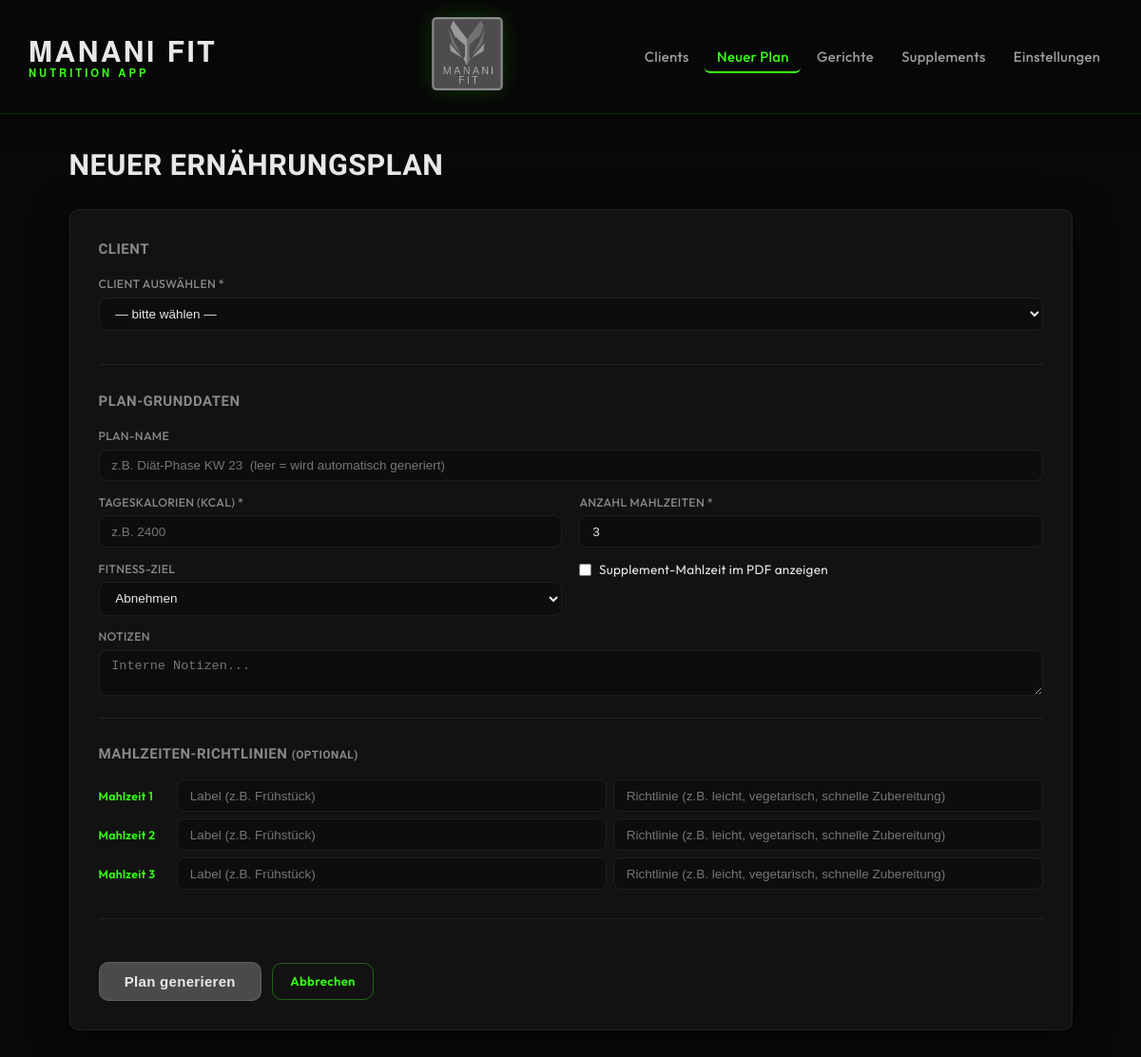
Page /plans/new?client_id=2 on the earlier database version.
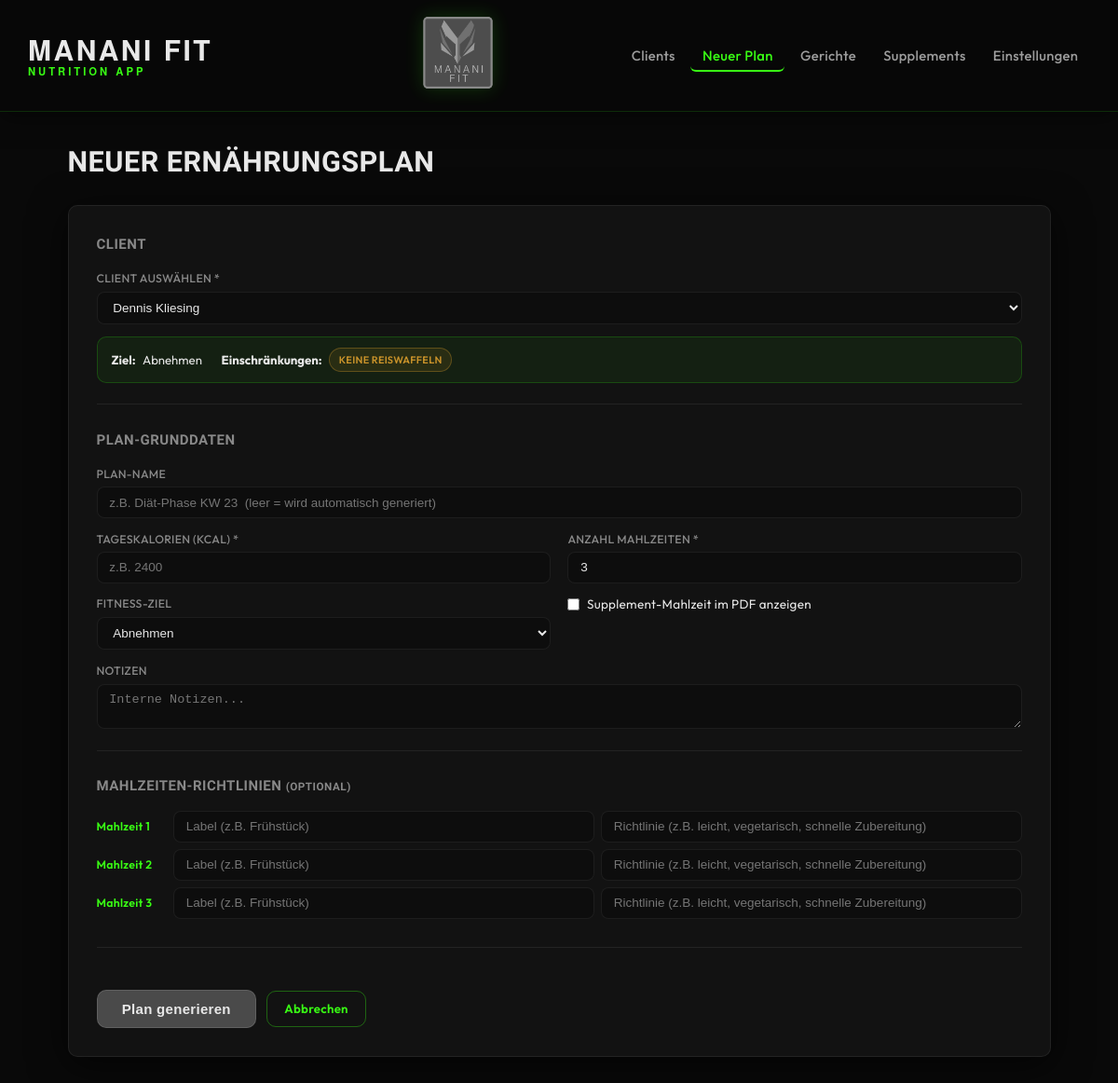
Same page on the later database version.
### models.py (models this page shows, shortened)
class Client(db.Model):
    __tablename__ = "clients"
    __allow_unmapped__ = True
    id: int = db.Column(db.Integer, primary_key=True)
    name: str = db.Column(db.String(120), nullable=False)
    email: str | None = db.Column(db.String(200))
    phone: str | None = db.Column(db.String(50))
    birthdate: date | None = db.Column(db.Date)
    gender: str | None = db.Column(db.String(20))
    weight_kg: float | None = db.Column(db.Float)
    height_cm: float | None = db.Column(db.Float)
    goal: str = db.Column(db.String(30), nullable=False, default="Halten")
    restrictions_text: str | None = db.Column(db.Text)
    restriction_tags: str = db.Column(db.Text, default="[]")
    created_at: datetime = db.Column(db.DateTime, default=datetime.utcnow)
    updated_at: datetime = db.Column(
        db.DateTime, default=datetime.utcnow, onupdate=datetime.utcnow
    )
    is_archived: bool = db.Column(db.Boolean, default=False)
    macro_overrides: str | None = db.Column(db.Text, nullable=True)
    plans = db.relationship("MealPlan", back_populates="client", lazy="dynamic")
    def get_restriction_tags(self) -> list[str]:
        return json.loads(self.restriction_tags or "[]")

### app.py (the view)
    @app.route("/plans/new", methods=["GET", "POST"])
    def plans_new():
        clients = Client.query.filter_by(is_archived=False).order_by(Client.name).all()
        selected_client = None
        client_id = request.args.get("client_id") or request.form.get("client_id")
        if client_id:
            selected_client = Client.query.get(int(client_id))
        return render_template(
            "plans/creator.html", clients=clients, selected_client=selected_client
        )

### templates/plans/creator.html (shortened to what this page needs)
{% extends "base.html" %}
{% block content %}
<div class="page-header">
  <h1>Neuer Ernährungsplan</h1>
</div>
<form method="post" action="{{ url_for('plans_generate') }}" class="form-card" id="plan-creator">
  <div class="form-section">
    <h2>Client</h2>
    <div class="form-grid">
      <div class="form-group form-group--full">
        <label for="client_id">Client auswählen *</label>
        <select id="client_id" name="client_id" required
                hx-get="{{ url_for('plans_new') }}"
                hx-target="#client-info"
                hx-include="#client_id"
                hx-trigger="change">
          <option value="">— bitte wählen —</option>
          {% for c in clients %}
            <option value="{{ c.id }}"
              data-goal="{{ c.goal }}"
              data-tags="{{ c.get_restriction_tags()|join(', ') }}"
              {% if selected_client and selected_client.id == c.id %}selected{% endif %}>
              {{ c.name }}
            </option>
          {% endfor %}
        </select>
      </div>
      <div id="client-info" class="form-group--full">
        {% if selected_client %}
          <div class="info-box">
            <strong>Ziel:</strong> {{ selected_client.goal }}&emsp;
            {% set tags = selected_client.get_restriction_tags() %}
            {% if tags %}
              <strong>Einschränkungen:</strong>
              {% for t in tags %}<span class="tag tag--restriction">{{ t }}</span>{% endfor %}
            {% endif %}
          </div>
        {% endif %}
      </div>
    </div>
  </div>
  <div class="form-section">
    <h2>Plan-Grunddaten</h2>
    <div class="form-grid">
      <div class="form-group form-group--full">
        <label for="plan_name">Plan-Name</label>
        <input type="text" id="plan_name" name="plan_name"
               placeholder="z.B. Diät-Phase KW 23  (leer = wird automatisch generiert)">
      </div>
      <div class="form-group">
        <label for="kcal_target">Tageskalorien (kcal) *</label>
        <input type="number" id="kcal_target" name="kcal_target"
               required min="800" max="6000" step="50"
               placeholder="z.B. 2400">
      </div>
      <div class="form-group">
        <label for="n_meals">Anzahl Mahlzeiten *</label>
        <input type="number" id="n_meals" name="n_meals"
               required min="1" max="8" value="3"
               hx-on:change="updateMealSlots(this.value)">
      </div>
      <div class="form-group">
        <label for="goal">Fitness-Ziel</label>
        <select id="goal" name="goal">
          {% for g in ['Abnehmen', 'Muskelaufbau', 'Halten'] %}
            <option value="{{ g }}"
              {% if selected_client and selected_client.goal == g %}selected{% endif %}>
              {{ g }}
            </option>
          {% endfor %}
        </select>
      </div>
      <div class="form-group">
        <label class="checkbox-label">
          <input type="checkbox" name="include_supplements">
          Supplement-Mahlzeit im PDF anzeigen
        </label>
      </div>
      <div class="form-group form-group--full">
        <label for="notes">Notizen</label>
        <textarea id="notes" name="notes" rows="2" placeholder="Interne Notizen..."></textarea>
      </div>
    </div>
  </div>
  <div class="form-section">
    <h2>Mahlzeiten-Richtlinien <small>(optional)</small></h2>
    <div id="meal-slots">
      {% for i in range(1, 4) %}
        <div class="meal-slot-row">
          <span class="meal-slot-num">Mahlzeit {{ i }}</span>
          <input type="text" name="label_{{ i }}" placeholder="Label (z.B. Frühstück)" style="width:180px">
          <input type="text" name="guidelines_{{ i }}"
                 placeholder="Richtlinie (z.B. leicht, vegetarisch, schnelle Zubereitung)">
        </div>
      {% endfor %}
    </div>
  </div>
  <div class="form-actions">
    <button type="submit" class="btn btn--primary btn--lg">Plan generieren</button>
    <a href="{{ url_for('index') }}" class="btn btn--ghost">Abbrechen</a>
  </div>
</form>
{% endblock %}

Differences in the rows shown:
added Client: goal "Abnehmen"
Other differences:
form field client_id: "— bitte wählen —" → "Dennis Kliesing"
form field goal: "Abnehmen" → (not shown)
text now shown: "Ziel: Einschränkungen:"
new list line: "KEINE REISWAFFELN"
